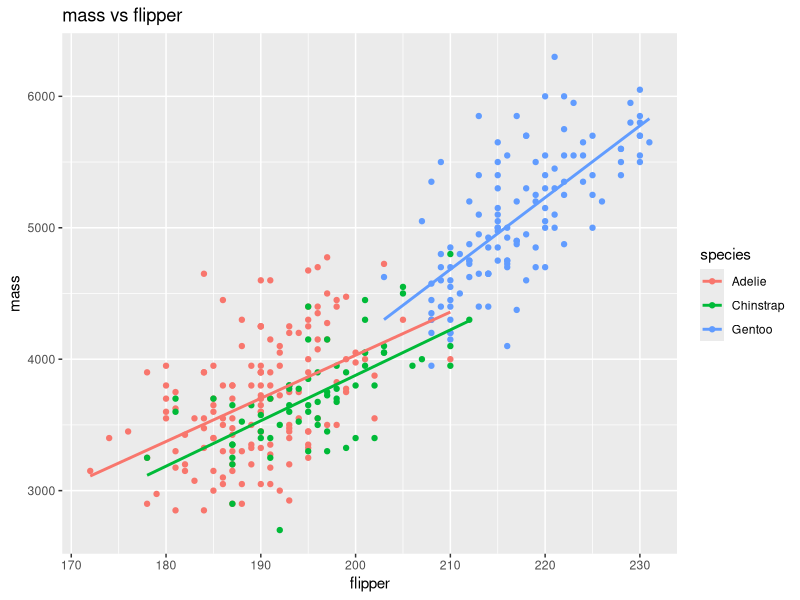

The R script that drew this image:
# penguin report
# see email from Sam re the 2009 numbers
# TODO check the sex thing before this goes out

# setwd("/Users/nick/Desktop/penguin stuff/final2")

library(ggplot2)
library(ggplot2)

CUTOFF = 4000
lbl = "heavy"
year_start = as.numeric("2007")

d<-read.csv("penguins.csv")

d2 = d[d$body_mass_g != NA,]
d2 = d[!is.na(d$body_mass_g),]

if(class(d2) == "data.frame"){
  message("read ok")
}

if(any(duplicated(d2$species))==TRUE){
  message("there are repeated species")
}

if(any(is.na(d2$sex))){
  d2$sex[is.na(d2$sex)] = "unknown"
}

adelie = d2[d2$species=="Adelie",]
a_mean = mean(adelie$body_mass_g)
a_n = nrow(adelie)
a_prop = mean(adelie$body_mass_g > CUTOFF)

chinstrap = d2[d2$species=="Chinstrap",]
c_mean = mean(chinstrap$body_mass_g)
c_n = nrow(chinstrap)
c_prop = mean(chinstrap$body_mass_g > CUTOFF)

gentoo = d2[d2$species=="Gentoo",]
g_mean = mean(gentoo$body_mass_g)
g_n = nrow(gentoo)
g_prop = mean(gentoo$body_mass_g > 4000)

res = data.frame(species=c("Adelie","Chinstrap","Gentoo"),n=c(a_n,c_n,g_n),mean_mass=c(a_mean,c_mean,g_mean),prop_heavy=c(a_prop,c_prop,g_prop))

# res$median_mass = c(a_med, c_med, g_med)
# res$sd_mass = c(a_sd, c_sd, g_sd)
# ggsave("old-plot.png", p)

sp = unique(d2$species)
tmp = split(d2$body_mass_g, d2$species)
n2 = sapply(tmp, function(i) length(i))
n3 = sapply(tmp, length)

out = c()
for(i in 1:length(tmp)){
  out[i] = mean(tmp[[i]] > CUTOFF)
}
names(out) = names(tmp)

d2$heavy = ifelse(d2$body_mass_g > CUTOFF, T, F)
d2$size = ifelse(d2$body_mass_g>5000,"big",ifelse(d2$body_mass_g>4000,"mid","small"))
d2$is_big = ifelse(d2$size == "big", TRUE, FALSE)

res$label = paste0(res$species, " (n=", res$n, ")")
res = res[order(-res$prop_heavy),]

mass_vec = d2$body_mass_g
sorted_mass = mass_vec[order(mass_vec)]
idx = which(grepl("Adelie", d2$species))
cut2 = .5
title_bits = paste0(res$species, collapse = "")

if(nrow(res) > 0 & nchar(lbl) > 0){
  message("we have something to report")
}

if(any(!res$prop_heavy > cut2)){
  message("not every species is mostly heavy")
}

mat = as.matrix(res[,c("n","mean_mass")])
rs = apply(mat, 1, sum)

nrow(d2) -> total_rows

if(total_rows < 10){
  stop(paste0("only ", total_rows, " rows, that cannot be right"))
}

p=ggplot(d2,aes(x=flipper_length_mm,y=body_mass_g,colour=species))+geom_point()+geom_smooth(method="lm",se=F)+labs(title="mass vs flipper",x="flipper",y="mass")
print(p)

print(res)
write.csv(res,"report.csv")
